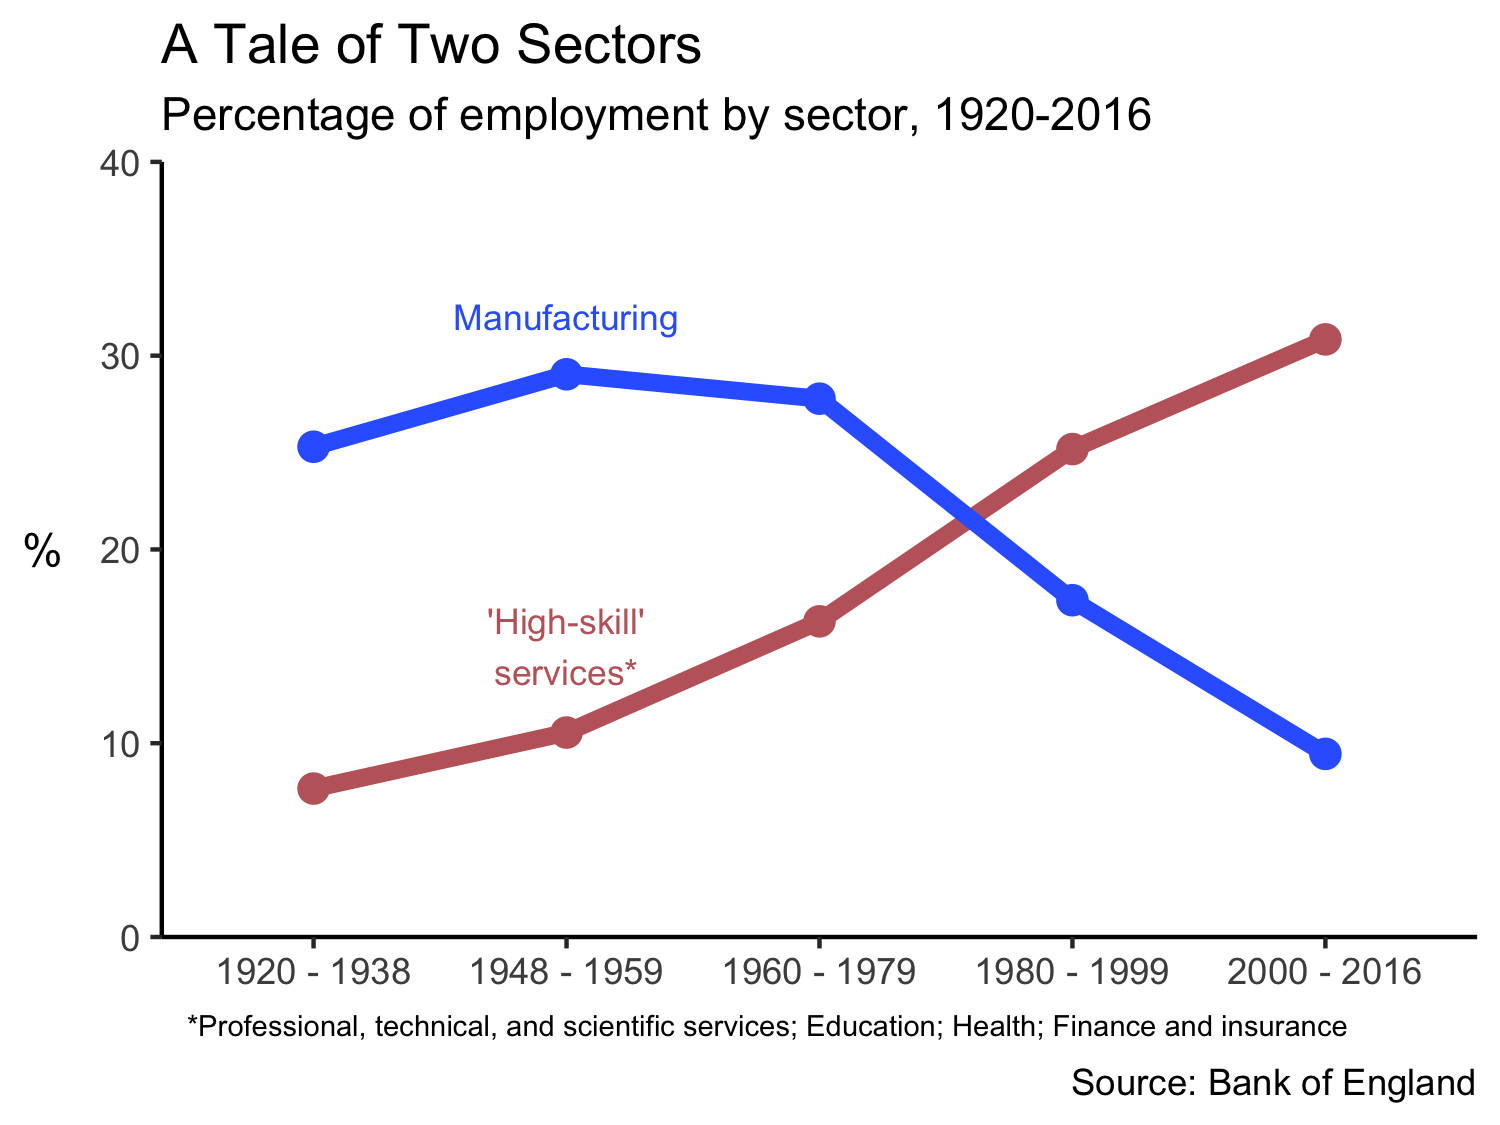

Generate this figure with R:
# Source: https://www.ons.gov.uk/economy/nationalaccounts/uksectoraccounts/compendium/economicreview/april2019/longtermtrendsinukemployment1861to2018

# File download: https://www.ons.gov.uk/generator?uri=/economy/nationalaccounts/uksectoraccounts/compendium/economicreview/april2019/longtermtrendsinukemployment1861to2018/0242ad05&format=csv

# load data (skip 1st 6 rows)
sec <- read_csv("data_sector_breakdown.csv", skip=6)
head(sec)
names(sec)
# add column name
colnames(sec)[1] <- "Period"
# add combined "high skill services" column
sec$high.skill.services <- sec$`Professional scientific and technical services (including education and health)` + sec$`Insurance, banking and finance`
# convert to long format
sec.long <- sec %>% pivot_longer(-Period)
# create short names for labels
sec.long$short_names <- sec.long$name
sec.long$short_names[sec.long$name=="high.skill.services"] <- "High-skill services"

# make plot
library(grid)
sec.long %>% 
  filter(short_names=="High-skill services" | 
           short_names=="Manufacturing") %>% 
  ggplot(aes(x=Period, y=value, group=short_names, fill=short_names, color=short_names)) +
 # geom_col(position="dodge") + 
  geom_line(lwd=2) +
  geom_point(size=3) +
  scale_color_manual(values=my.colors[2:3]) +
  scale_fill_manual(values=my.colors[2:3]) +
  theme_classic() +
  theme(legend.position="none",
        legend.title=element_blank(),
        axis.title.y = element_text(angle = 0, vjust=0.5)) +
  ylab("%  ") + xlab("") +
  labs(caption="Source: Bank of England",
       title="A Tale of Two Sectors",
       subtitle="Percentage of employment by sector, 1920-2016") +
  scale_y_continuous(expand = c(0, 0), limits = c(0, 40)) +
  annotate("text", x=2, y=32, label="Manufacturing", color=my.colors[3], size=3) +
  annotate("text", x=2, y=15, label="'High-skill'\nservices*", color=my.colors[2], size=3) +
  annotation_custom(textGrob("*Professional, technical, and scientific services; Education; Health; Finance and insurance",
                             gp=gpar(fontsize=7), hjust=0, vjust=1), 
                    xmin=0.5, xmax=0.5, ymin=-4, ymax=-4) +
  coord_cartesian(clip="off") 
ggsave("fig_sector.png", width=5, height=3.75)
